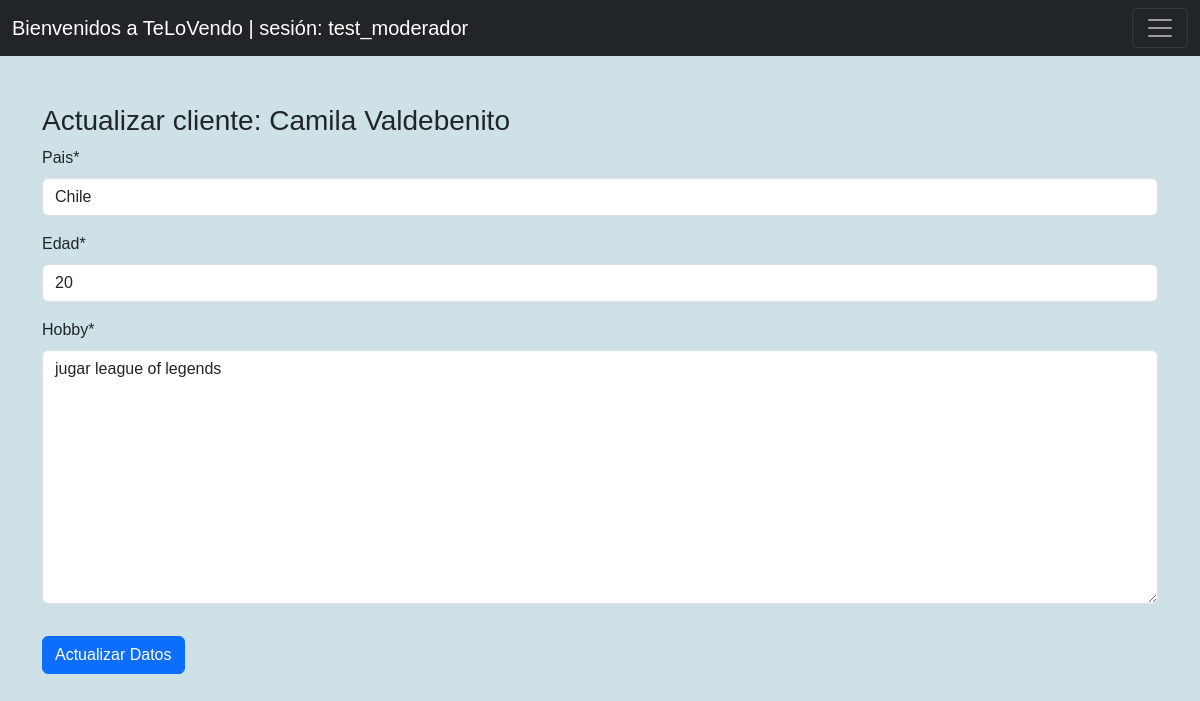
The app's page /landing/cliente/1/update (signed in) with its own data.
### TLV_App/models.py (models this page shows, shortened)
class Usuario(models.Model):
    nombre = models.CharField(max_length=100)
    apellido = models.CharField(max_length=100)
    pais = models.CharField(max_length=50)
    edad = models.IntegerField()
    hobby = models.TextField()
    autor = models.ForeignKey(User, on_delete=models.CASCADE, null=True)

### TLV_App/views.py (the view, shortened to what this page needs)
# urls.py: path('cliente/<int:pk>/update', views.UpdateUsuarioView.as_view(), name='cliente-update')
class UpdateUsuarioView(LoginRequiredMixin, UpdateView):
    model = Usuario
    template_name = 'cliente_update.html'
    fields = ['pais', 'edad', 'hobby']
    def dispatch(self, request, *args, **kwargs):
        if not request.user.is_authenticated:
            messages.warning(request, "Debes iniciar sesión para actualizar un cliente.")
            return redirect(reverse('usuario-login'))
        return super().dispatch(request, *args, **kwargs)

### TLV_App/templates/cliente_update.html (shortened to what this page needs)
{% extends 'base.html' %}
{% load crispy_forms_tags %}
{% block usuario %}
    <div class="container">
        <h3>Actualizar cliente: {{usuario.nombre}} {{usuario.apellido}}</h1>
        <form method="POST">
            {{form | crispy}}
        <button type="submit" class="btn btn-primary mt-3">Actualizar Datos</button>
        </form>
    </div>
{% endblock %}

### TLV_App/templates/base.html (shortened to what this page needs)
{% load static %}
<!DOCTYPE html>
<html lang="en">
    <head>
        <link
            href="https://cdn.jsdelivr.net/npm/bootstrap@5.3.0/dist/css/bootstrap.min.css"
            rel="stylesheet"
>
        <link rel="stylesheet"
            href="https://cdn.jsdelivr.net/npm/bootstrap-icons@1.10.5/font/bootstrap-icons.css">
        <link rel="stylesheet" href="https://cdnjs.cloudflare.com/ajax/libs/font-awesome/5.7.1/css/all.min.css" />
        <link rel="stylesheet" href="https://cdnjs.cloudflare.com/ajax/libs/font-awesome/6.4.0/css/all.min.css" />
        <link rel="stylesheet" type="text/css" href="{% static 'TLV_App/landing.css' %}">
    </head>
<body>
    <nav class="navbar navbar-dark bg-dark static-top">
        <div class="container-fluid">
            <a class="navbar-brand" href="{% url 'home' %}">Bienvenidos a TeLoVendo | sesión: {{user.username}}</a>
            <button class="navbar-toggler" type="button"
                data-bs-toggle="offcanvas"
                data-bs-target="#offcanvasDarkNavbar"
                aria-controls="offcanvasDarkNavbar"
                aria-label="Toggle navigation">
                <span class="navbar-toggler-icon"></span>
            </button>
        </div>
    </nav>
    {% block usuario %} {% endblock %}
</body>
</html>

### TLV_App/static/TLV_App/landing.css (style rules this page uses)
body { background-color: rgb(205, 225, 230); font-family: 'Nunito', sans-serif; }

### records on screen
Usuario: nombre "Camila", apellido "Valdebenito", pais "Chile", edad "20", hobby "jugar league of legends"

### other values on screen
{{ user.username }} "test_moderador"
